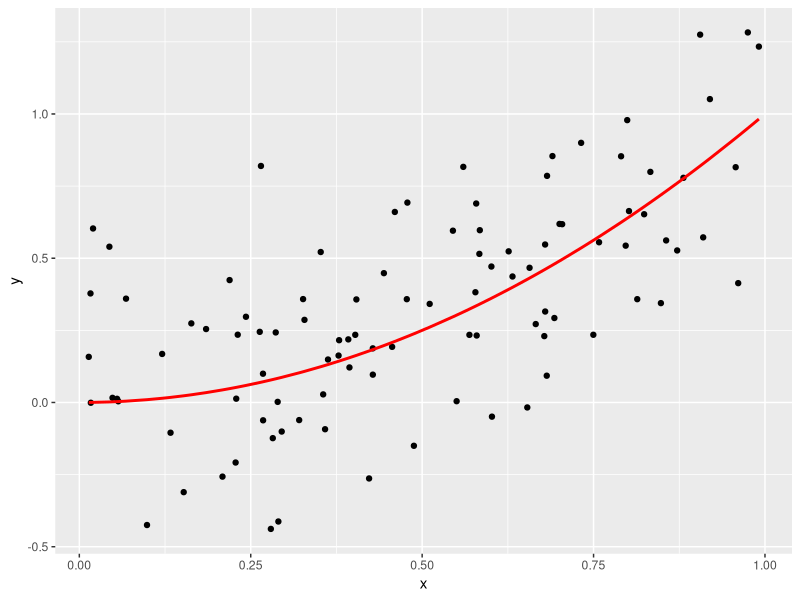
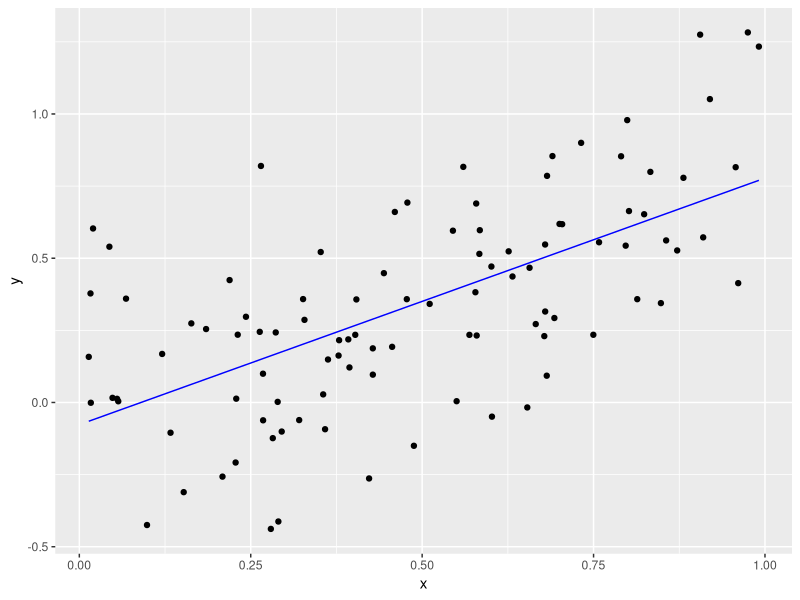

These figures' R source, in order: (Note: a time limit stopped this script after it produced the figures.)
# Setup -------------------------------------------------------------------
library(tidyverse)
library(broom)

# Let these be:
# -true function f(x) for a one-dimensional predictor x
# -the standard deviation of the true epsilon i.e. the noise
f <- function(x) {
  x^2
}
sigma <- 0.3

# This function generates a random sample. Random in terms of both
# -the predictor x
# -the amount of noise eps
generate_sample <- function(f, n_sim, sigma) {
  data_frame(
    x = runif(n = n_sim, min = 0, max = 1),
    f_x = f(x),
    eps = rnorm(n = n_sim, mean = 0, sd = sigma),
    y = f_x + eps
  )
}



# Generate Training Data via Sampling -------------------------------------
train_data <- generate_sample(f, n_sim = 100, sigma = sigma)

# The true model f(x) is in red. We observe points (x,y). Here we are pretending
# to know the exact break down of y into f(x) and eps
ggplot(train_data, aes(x=x)) +
  geom_point(aes(y=y)) +
  geom_line(aes(y=f_x), col="red", size=1)

# In a realistic situation, we only know x & y, not f(x) & eps. So we should
# remove them
train_data <- train_data %>%
  select(x, y)



# Generate Test Data, Fit Model, and Get Predictions -------------------

# 1. Generate test data via sampling. Recall in test data, we only have the
# predictors x:
test_data <- generate_sample(f, n_sim = 100, sigma = sigma) %>%
  select(x)

# 2. Fit Model: Simple linear regression
model <- lm(y ~ x, data = train_data)
train_data_augmented <- model %>%
  augment() %>%
  tbl_df()
# Plot fitted model to training data
ggplot(data=train_data_augmented, aes(x=x)) +
  geom_point(aes(y=y)) +
  geom_line(aes(y=.fitted), col="blue")

# 3. Get Predictions
# Note: we use augment(newdata=BLAH) here, since it works. This is equivalent
# to using the predict() function.
predictions <- model %>%
  augment(newdata=test_data) %>%
  tbl_df() %>%
  .[[".fitted"]]



# Main For Loop -------------------------------------------------
set.seed(76)
n_sim <- 10000

# Create new test data: a single point
x0 <- 0.95
test_data <- data_frame(x=x0)

# Save predictions here
predictions <- rep(0, n_sim)

for(i in 1:n_sim) {
  
  train_data <- generate_sample(f, 100, sigma = sigma)
  
  model <- lm(y ~ x, data = train_data)
  train_data_augmented <- model %>%
    augment() %>%
    tbl_df()
  
  predictions[i] <- model %>%
    augment(newdata=test_data) %>%
    tbl_df() %>%
    .[[".fitted"]]
  
  if(i %% 100 == 0){
    print(i)
  }
}

# Pull the Curtain! Reveal truth: i.e. show all components we really know, but
# pretended not to:
set.seed(76)
truth <- data_frame(
  x = rep(x0, n_sim),
  f_x = f(x),
  eps = rnorm(n = n_sim, mean = 0, sd = 0.3),
  y = f_x + eps
  )

# Add predictions
truth <- truth %>%
  mutate(y_hat=predictions)

# Compute MSE, (Avg Bias of f_hat)^2, Variance of f_hat, sigma^2:
# FILL THIS IN:

a_mse <- truth %>% 
  select(y, y_hat) %>% 
  mutate(score= (y-y_hat)^2) %>% 
  summarise(mean(score))
#.109
b_bias <- truth %>% 
  select(y_hat) %>% 
  mutate(avg_bias = (y_hat^2)) %>% 
  summarise(mean(avg_bias))
#.616

c_var <- truth %>% 
  mutate(variance = var(y_hat)) %>% 
  select(variance) %>% 
  summarise(mean(variance))
#.003

d_noise = sigma^2 %>% 
  as.data.frame()
#.090
